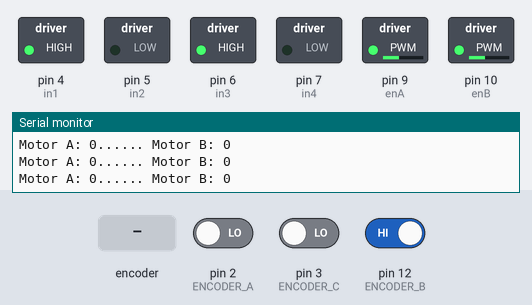
Bench run of a sketch on a simulated Arduino Uno, built with avr-gcc and run on an emulated ATmega328P. On the bench: switched loads named in the sketch (green lamp = pin HIGH), the last lines printed to the serial monitor. The test bench sets the inputs (shaded band); at power-on: pin 2 (ENCODER_A) LOW, pin 3 (ENCODER_C) LOW, pin 12 (ENCODER_B) HIGH.

Above: at 1.2 s.
1.3 s: rotary encoder on pin 2 (ENCODER_A) / pin 12 (ENCODER_B) turned 1 step (first pin leading)
At 2.36 s:
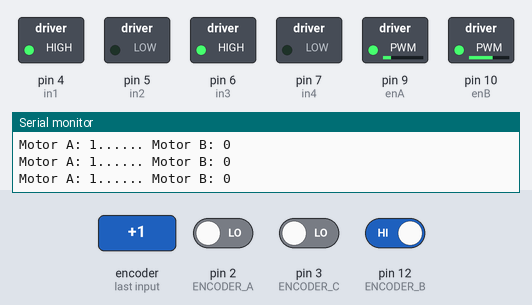
At 5.5 s:
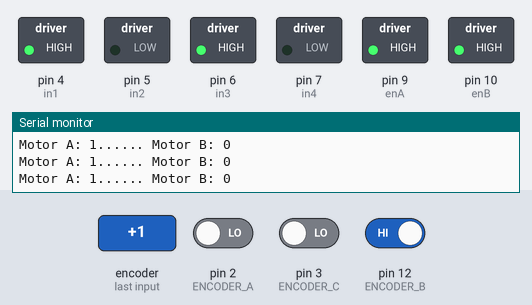
Timing chart, 0 to 7.0 s (numbered marks = the images above; inputs shaded):
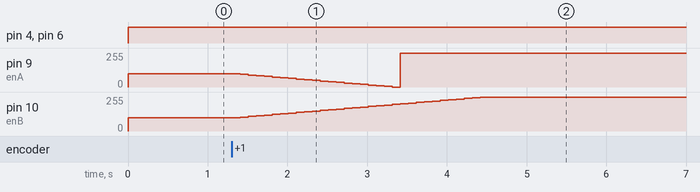

Measured:
- after the input at 1.3 s, pin 9 (enA): 100/255 → 95/255 after 0.11 s, → 90/255 0.10 s later, → 85/255 0.10 s later, → 80/255 0.10 s later, … (21 changes in this stretch); pin 10 (enB): moves from 100/255 to 255/255 over 3.0 s, starting after 0.11 s

The sketch:

control_workshop.ino
```cpp
#define ENCODER_A 2
#define ENCODER_B 12
#define ENCODER_C 3
#define ENCODER_D 8

#define enA 9
#define in1 4
#define in2 5
#define enB 10
#define in3 6
#define in4 7

volatile long CountA = 0;
volatile long CountB = 0;
int speedA = 100;
int speedB = 100;

void setup() {
  pinMode(ENCODER_A, INPUT);
  pinMode(ENCODER_B, INPUT);
  pinMode(ENCODER_C, INPUT);
  pinMode(ENCODER_D, INPUT);
  pinMode(enA, OUTPUT);
  pinMode(in1, OUTPUT);
  pinMode(in2, OUTPUT);
  pinMode(enB, OUTPUT);
  pinMode(in3, OUTPUT);
  pinMode(in4, OUTPUT);

  attachInterrupt(digitalPinToInterrupt(ENCODER_A), EncoderEventA, CHANGE);
  attachInterrupt(digitalPinToInterrupt(ENCODER_C), EncoderEventB, CHANGE);

  Serial.begin(9600);
}

void loop() {
  regulateMotorSpeed();
  Serial.println("Motor A: " + String(CountA) + "...... Motor B: " + String(CountB));
  //delay(50);
}

void EncoderEventA() {
  if (digitalRead(ENCODER_A) == HIGH) {
    if (digitalRead(ENCODER_B) == LOW) {
      CountA++;
    }
    else {
      CountA--;
    }
  }
  else {
    if (digitalRead(ENCODER_B) == LOW) {
      CountA--;
    }
  }
}

void EncoderEventB() {
  if (digitalRead(ENCODER_C) == HIGH) {
  if (digitalRead(ENCODER_D) == LOW) {
      CountB--;
    }
    else {
      CountB++;
    }
  }
  else {
    if (digitalRead(ENCODER_D) == LOW) {
      CountB++;
    }
  }
}

//keep motor speed the same
void regulateMotorSpeed() {

  if (CountA > CountB) {
    speedA -= 5;
    speedB += 5;
  }

  else if (CountB < CountA) {
    speedB -= 5;
    speedA += 5;
  }

  if((CountA > 1100) && (CountB > 2300)) {//1250,2450
    digitalWrite(in1, LOW);
    digitalWrite(in2, LOW);
    digitalWrite(in3, LOW);
    digitalWrite(in4, LOW);
    analogWrite(enA, 0);
    analogWrite(enB, 0);
  }
  else {
    digitalWrite(in1, HIGH);
    digitalWrite(in2, LOW);
    digitalWrite(in3, HIGH);
    digitalWrite(in4, LOW);
    analogWrite(enA, speedA);
    analogWrite(enB, speedB);
  }
  delay(100);
}
```
